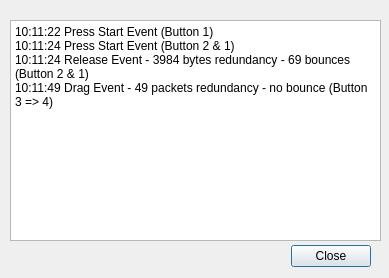
<ui version="4.0" >
 <class>Dialog</class>
 <widget class="QDialog" name="Dialog" >
  <property name="geometry" >
   <rect>
    <x>0</x>
    <y>0</y>
    <width>389</width>
    <height>278</height>
   </rect>
  </property>
  <property name="windowTitle" >
   <string>Console</string>
  </property>
  <widget class="QDialogButtonBox" name="buttonBox" >
   <property name="geometry" >
    <rect>
     <x>30</x>
     <y>240</y>
     <width>341</width>
     <height>32</height>
    </rect>
   </property>
   <property name="orientation" >
    <enum>Qt::Horizontal</enum>
   </property>
   <property name="standardButtons" >
    <set>QDialogButtonBox::Close</set>
   </property>
  </widget>
  <widget class="QPlainTextEdit" name="plainTextEdit" >
   <property name="geometry" >
    <rect>
     <x>10</x>
     <y>20</y>
     <width>371</width>
     <height>221</height>
    </rect>
   </property>
   <property name="plainText" >
    <string>10:11:22 Press Start Event (Button 1)
10:11:24 Press Start Event (Button 2 &amp; 1)
10:11:24 Release Event - 3984 bytes redundancy - 69 bounces (Button 2 &amp; 1)
10:11:49 Drag Event - 49 packets redundancy - no bounce (Button 3 => 4)</string>
   </property>
  </widget>
 </widget>
 <resources/>
 <connections>
  <connection>
   <sender>buttonBox</sender>
   <signal>accepted()</signal>
   <receiver>Dialog</receiver>
   <slot>accept()</slot>
   <hints>
    <hint type="sourcelabel" >
     <x>248</x>
     <y>254</y>
    </hint>
    <hint type="destinationlabel" >
     <x>157</x>
     <y>274</y>
    </hint>
   </hints>
  </connection>
  <connection>
   <sender>buttonBox</sender>
   <signal>rejected()</signal>
   <receiver>Dialog</receiver>
   <slot>reject()</slot>
   <hints>
    <hint type="sourcelabel" >
     <x>316</x>
     <y>260</y>
    </hint>
    <hint type="destinationlabel" >
     <x>286</x>
     <y>274</y>
    </hint>
   </hints>
  </connection>
 </connections>
</ui>
